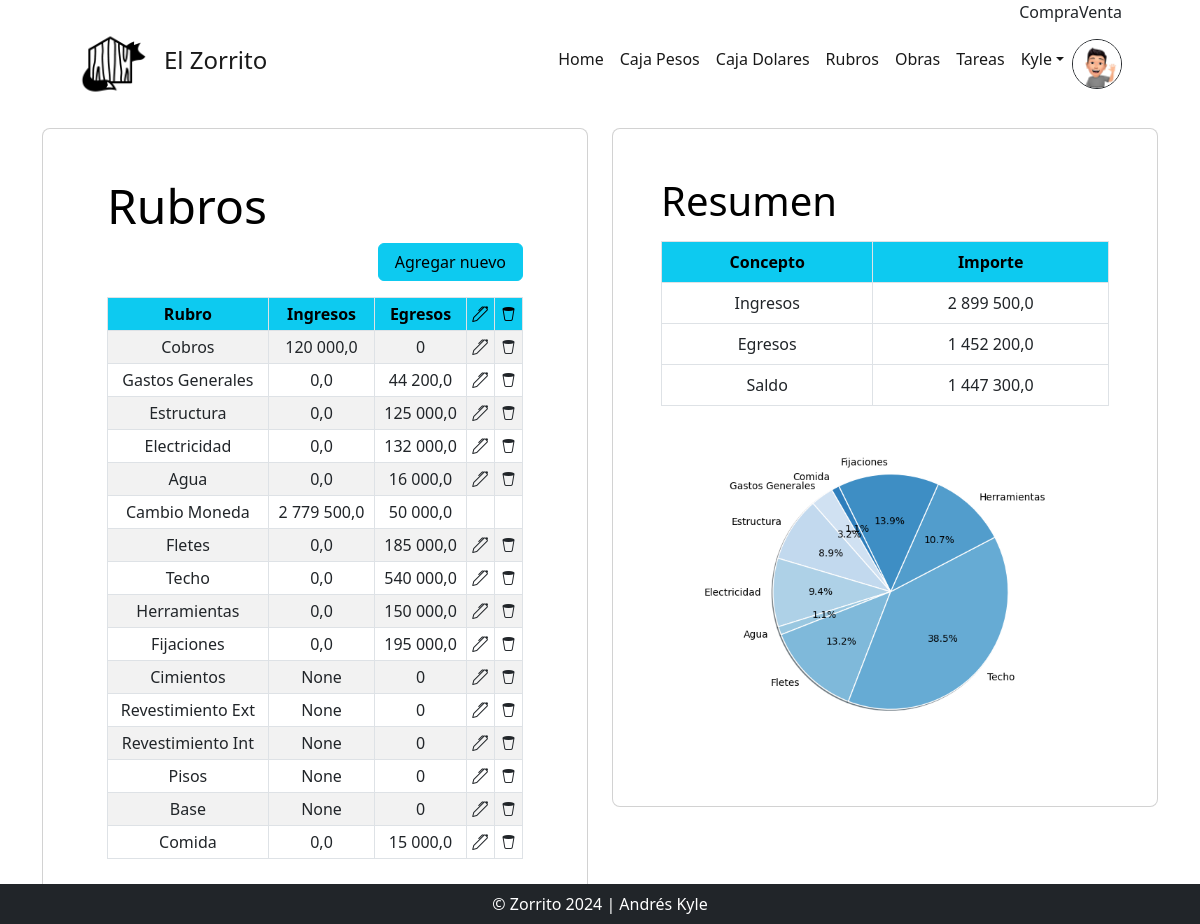
Page /rubros_list/ (signed in) on the committed database.
### users/models.py (models this page shows, shortened)
class Imagen(models.Model):
    user = models.OneToOneField(User, on_delete=models.CASCADE, null=True)
    imagen = models.ImageField(upload_to='avatares', null=True, blank = True)

### AppZorro/models.py (models this page shows, shortened)
class Rubros(models.Model):
    titulo = models.CharField(max_length=30)

### AppZorro/views.py (the view)
# urls.py: path('rubros_list/', views.RubrosListView.as_view(), name="Rubros"),
class RubrosListView(LoginRequiredMixin, ListView):
    model = Rubros
    def get_queryset(self):
        queryset = super().get_queryset()
        for rubro in queryset:
            suma_egreso= CajaPesos.objects.filter(rubro_id=rubro).aggregate(Sum('egreso'))
            suma_ingreso= CajaPesos.objects.filter(rubro_id=rubro).aggregate(Sum('ingreso'))
            rubro.suma_egreso = suma_egreso['egreso__sum']
            rubro.suma_ingreso = suma_ingreso['ingreso__sum']
        return queryset
    def get_context_data(self, **kwargs):
        context = super().get_context_data(**kwargs)
        pesos = TotalesCaja(CajaPesos)
        context['pesos'] = pesos.get()
        queryset = context['object_list']
        labels = list()
        sizes = []
        for rubro in queryset:
            suma_egreso = CajaPesos.objects.filter(rubro_id=rubro).aggregate(Sum('egreso'))
            suma_egreso_valor = suma_egreso.get('egreso__sum', 0)
            rubro.suma_egreso = float(suma_egreso_valor) if suma_egreso_valor else 0
            if rubro.suma_egreso and rubro.id != 23:
                labels.append(rubro.titulo)
                sizes.append(float(rubro.suma_egreso))
        uri = grafico_torta(labels, sizes)
        context['grafico'] = uri
        return context

### AppZorro/graficos.py (called while the page is built)
def grafico_torta(labels, sizes):
        colors = plt.get_cmap('Blues')(np.linspace(0.2, 0.7, len(labels)))
        fig, ax = plt.subplots()
        ax.pie(sizes, labels=labels, autopct='%1.1f%%', colors=colors, startangle=120, shadow=True, radius=3, wedgeprops={"linewidth": 1, "edgecolor": "white"})
        ax.axis('equal')  # Para que sea un círculo
        buf = io.BytesIO()
        plt.savefig(buf, format='png')
        buf.seek(0)
        string = base64.b64encode(buf.read())
        uri = urllib.parse.quote(string)
        return uri

### main.py (called while the page is built)
    def get(self):
        egresos = self.modelo.objects.all().aggregate(Sum('egreso'))
        ingresos = self.modelo.objects.all().aggregate(Sum('ingreso'))
        totales = dict()
        totales['egresos'] = egresos['egreso__sum']
        totales['ingresos'] = ingresos['ingreso__sum']
        totales['saldo'] = ingresos['ingreso__sum'] - egresos['egreso__sum']
        return totales

### AppZorro/templates/AppZorro/Rubros_list.html (shortened to what this page needs)
{% extends 'AppZorro/base.html' %}
{% load static %}
{% block main %}
<div class="container mt-4">
    <div class="row">
    <div class="col-md-6">
        <div class="card rounded-3 text-black">
            <div class="card-body p-md-5 mx-md-3">
                <h3 class="display-5">Rubros</h3>
                <div class="d-flex justify-content-end mb-3">
                    <a class="btn btn-info px-3" href="{% url 'CrearRubro' %}">Agregar nuevo</a>
                </div>
                    <table class="text-center table table-striped table-sm table-bordered">
                        <thead class="thead-primary">
                            <tr class="text-bg-info p-3">
                                <th scope="col">Rubro</th>
                                <th scope="col">Ingresos</th>
                                <th scope="col">Egresos</th>
                                <th scope="col" class="bi bi-pen"></th>
                                <th scope="col" class="bi bi-trash2"></th>
                            </tr>
                        </thead>
                        <tbody>
                            {% for rubro in object_list %}
                                <tr>
                                    <td>{{ rubro.titulo }}</td>
                                    <td>{{ rubro.suma_ingreso }}</td>
                                    <td>{{ rubro.suma_egreso }}</td>
                                    {% if rubro.id != 23 %}
                                    <td><a class="bi bi-pen text-dark" href="{% url 'EditarRubro' rubro.id %}"></a></td>
                                    <td><a class="bi bi-trash2 text-dark" href="{% url 'BorrarRubro' rubro.id %}"></a></td>
                                    {% else %}
                                    <td></td>
                                    <td></td>
                                    {% endif %}
                                </tr>
                            {% empty %}
                                <tr><th><h6>No hay nada por acá. </h6></th></tr>
                                <th><h6>El Zorrito estaria feliz si cargas algún rubro...</h6></th>
                            {% endfor %}
                    </table>
                </div>
        </div>
    </div>
    <div class="col-md-6">
        <div class="card rounded-3 text-black">
            <div class="card-body p-md-5">
                <p class="display-6">Resumen</p>
            <table class="text-center table table-hover table-bordered">
                <thead class="thead-primary">
                    <tr class="text-bg-info p-3">
                        <th scope="col">Concepto</th>
                        <th scope="col">Importe</th>
                    </tr>
                </thead>
                <tbody>
                    <tr>
                    <td scope="row">Ingresos</td>
                    <td scope="col">{{ pesos.ingresos }}</td>
                    </tr>
                    <td scope="col">Egresos</td>
                    <td scope="col">{{ pesos.egresos }}</td>
                    <tr>
                    <td scope="col">Saldo</td>
                    <td scope="col">{{ pesos.saldo }}</td>
                </tr>
                </tbody>
            </table>
            <div class="text-center m-0 p-0">
            <img alt="Gráfico de Torta"  class="img-fluid ">
        </div>
    </div>
    </div>
    </div>
</div>
{% endblock main %}

### AppZorro/templates/AppZorro/base.html (shortened to what this page needs)
<!DOCTYPE html>
{% load static %}
<html lang="es">
    <head>
        <link href="https://cdn.jsdelivr.net/npm/bootstrap-icons@1.4.1/font/bootstrap-icons.css" rel="stylesheet" />
        <link href="{% static 'AppZorro/css/styles.css' %}" rel="stylesheet" />
    </head>
    <body class="h-100 bg-white ">
        <nav class="navbar navbar-expand-md p-0 navbar-success">
            <div class="container px-lg-5">
                <div class="collapse navbar-collapse" id="navbarSupportedContent">
                    <ul class="navbar-nav ms-auto mb-0 mb-lg-0">
                        <li class="nav-item">Compra {{dolar_compra}} </li>
                        <li class="nav-item">Venta {{dolar_venta}}</li>
                    </ul>
                </div>
            </div>
        </nav>
        <nav class="navbar navbar-expand-xl p-0 navbar-light navbar-gradient">
            <div class="container px-lg-5">
                <th><a class="navbar-brand" href="{% url 'Inicio' %}"><img src="{% static 'AppZorro/assets/img/logo.png' %}" alt="" height="70px"></a></th><a class="navbar-brand" href="{% url 'Inicio' %}"><h4 class="">El Zorrito</h4></a>
                <div class="collapse navbar-collapse" id="navbarSupportedContent">
                    <ul class="navbar-nav ms-auto mb-2 mb-lg-0">
                        <li class="nav-item"><a class="nav-link active" aria-current="page" href="{% url 'Inicio' %}">Home</a></li>
                        <li class="nav-item"><a class="nav-link active" aria-current="page" href="{% url 'Movimientos' %}">Caja Pesos</a></li>
                        <li class="nav-item"><a class="nav-link active" aria-current="page" href="{% url 'Dolares' %}">Caja Dolares</a></li>
                        <li class="nav-item"><a class="nav-link active" aria-current="page" href="{% url 'Rubros' %}">Rubros</a></li>
                        <li class="nav-item"><a class="nav-link active" aria-current="page" href="{% url 'Obras' %}">Obras</a></li>
                        <li class="nav-item"><a class="nav-link active" aria-current="page" href="{% url 'Tareas' %}">Tareas</a></li>
                        {% if request.user.is_authenticated %}
                            <li class="nav-item dropdown">
                            <a class="nav-link active dropdown-toggle" href="#" id="navbarDropdownMenuLink" data-bs-toggle="dropdown" aria-haspopup="true" aria-expanded="false">{{ request.user.username }}</a>
                            </li>
                            <img src="{{request.user.imagen.imagen.url}}" alt="" class="rounded-circle border border-dark" height="50px">
                        {% else %}
                        <li class="nav-item"><a class="nav-link active" href="{% url 'Login' %}">Acceder</a></li>
                        {% endif %}
                    </ul>
                </div>
            </div>
        </nav>
        {% block main %}
        {% endblock main %}
        <div class="fixed-bottom">
            <footer class="py-1 bg-dark">
                <div class="container"><p class="m-1 text-center text-white">&copy; Zorrito 2024 | Andrés Kyle</p></div>
            </footer>
        </div>
    </body>
</html>

### rows in the picture
Rubros: titulo "Cobros", suma_ingreso "120 000,0", suma_egreso "0"
Rubros: titulo "Gastos Generales", suma_ingreso "0,0", suma_egreso "44 200,0"
Rubros: titulo "Estructura", suma_ingreso "0,0", suma_egreso "125 000,0"
Rubros: titulo "Electricidad", suma_ingreso "0,0", suma_egreso "132 000,0"
Rubros: titulo "Agua", suma_ingreso "0,0", suma_egreso "16 000,0"
Rubros: titulo "Cambio Moneda", suma_ingreso "2 779 500,0", suma_egreso "50 000,0"
Rubros: titulo "Fletes", suma_ingreso "0,0", suma_egreso "185 000,0"
Rubros: titulo "Techo", suma_ingreso "0,0", suma_egreso "540 000,0"
Rubros: titulo "Herramientas", suma_ingreso "0,0", suma_egreso "150 000,0"
Rubros: titulo "Fijaciones", suma_ingreso "0,0", suma_egreso "195 000,0"
Rubros: titulo "Cimientos", suma_ingreso "None", suma_egreso "0"
Rubros: titulo "Revestimiento Ext", suma_ingreso "None", suma_egreso "0"
Rubros: titulo "Revestimiento Int", suma_ingreso "None", suma_egreso "0"
Rubros: titulo "Pisos", suma_ingreso "None", suma_egreso "0"
Rubros: titulo "Base", suma_ingreso "None", suma_egreso "0"
Rubros: titulo "Comida", suma_ingreso "0,0", suma_egreso "15 000,0"

### other values in the picture
{{ request.user.username }} "Kyle"
{{ pesos.ingresos }} "2 899 500,0"
{{ pesos.egresos }} "1 452 200,0"
{{ pesos.saldo }} "1 447 300,0"
